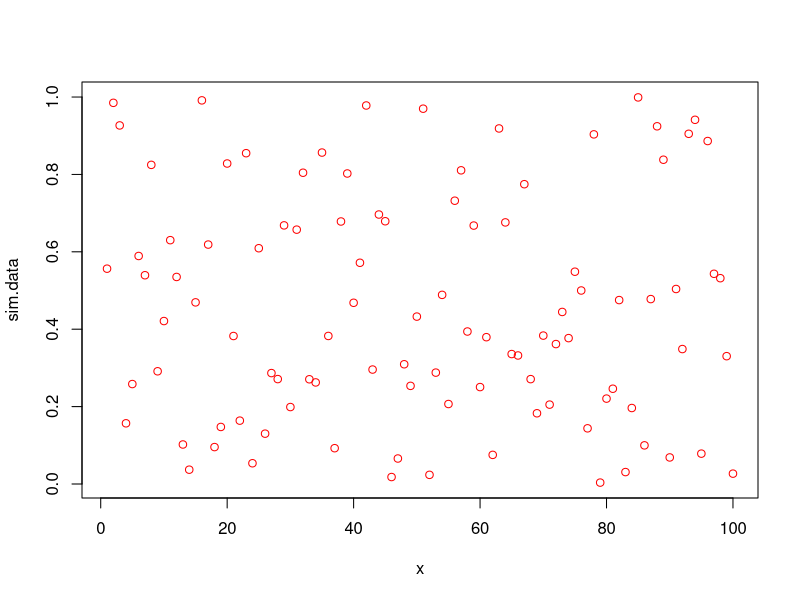
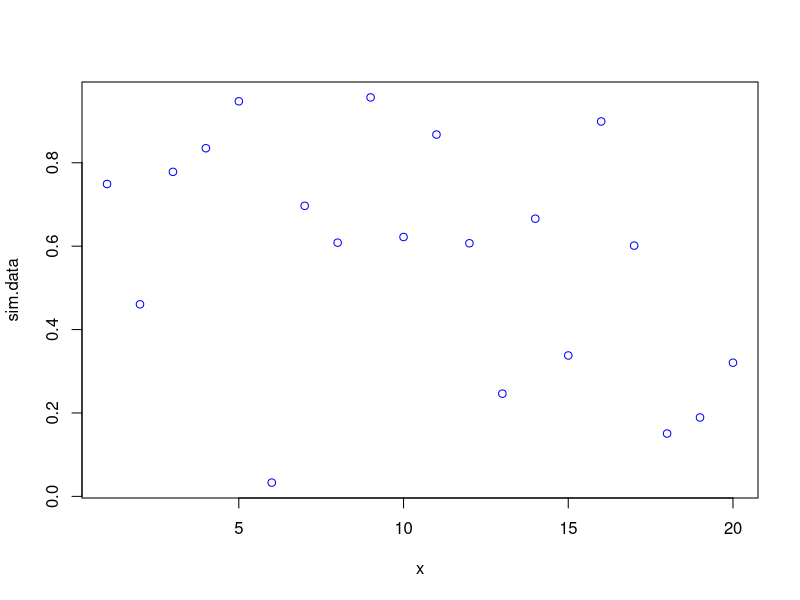
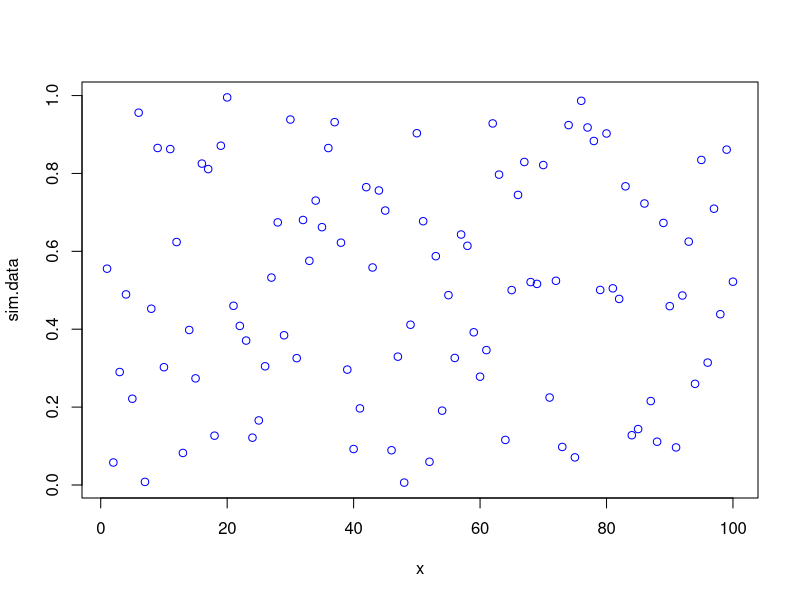

The R script that drew these images, in order: (Note: this script raises an error after producing the figures.)
###############################################
###############################################
## Generic and methods functions ##

## "plot()" example
methods(plot)
plot.methods <- methods(plot)
length(plot.methods)

## help pages
?plot    ## help page of the generic function
?plot.lm ## help page for the method function

## note that packages also contain methods functions
library(mgcv)
plot.methods.with.mgcv <- methods(plot)
length(plot.methods.with.mgcv)

## finding the methods
setdiff(plot.methods.with.mgcv, 
        plot.methods)
## e.g. plot.gam() only exist in {mgcv}



###############################
###############################
## writing your own function ##

## pseudo-code
# function.Name <- function(arguments){body of the function}

## a simple example
my.mean <- function(x){
  N <- length(x)
  Sum <- sum(x)
  computed.mean <- Sum / N
  return(computed.mean)
}

v.1 <- rnorm(n = 10^3, mean = 2)
v.2 <- rnorm(n = 10^3, mean = 2)

my.mean(v.1)


## return more than one object (and name them)
my.mean.sd <- function(x){
  N <- length(x)
  Sum <- sum(x)
  my.mean <- Sum / N
  my.sd <- sd(x)
  
  return(c(average = my.mean, std = my.sd))
}

my.mean.sd(v.1)


## several arguments (with and without defaults)
my.plot <- function(N = 100, ColOur = "blue"){
  sim.data <- runif(n = N)
  x <- 1:N
  plot(sim.data ~ x, col = ColOur)
}

my.plot(ColOur = "red")
my.plot(N = 20, ColOur = "blue")
my.plot()


## the "..." argument
my.plot(ColOur = "green", main = "Some sim data")

my.plot_2 <- function(N = 100, ColOur, ...){
  sim.data <- runif(n = N)
  x <- 1:N
  plot(sim.data ~ x, col = ColOur, ...)
}

my.plot_2(ColOur = "green", main = "Some sim data")


## further details
## debug() and traceback()
## note that "x" only exist within the function (in its environment)
## the object returned can also be a vector/list/..



#################
#################
## source code ##

## to get the source code of a function, type its name without round brackets

lm
my.plot
write.csv
read.table
summary ## the generic function
summary.lm ## the method function



#########################
#########################
## Regular expressions ##

v.char <- c("Anna", "Anna ", "Johnny Cashout", "12 Luc @")
## number of characthers
nchar(v.char)

## get first three characters
substr(v.char, start = 1, stop = 3)

## contains "c" 
grepl(v.char, pattern = "c")

## contains "c" (which element?)
grep(v.char, pattern = "c")

## contains "c" or "C"
grepl(v.char, pattern = "c", ignore.case = TRUE)

## starts with "a"
grep(v.char, pattern = "^A")

## ends with "t"
grep(v.char, pattern = "out$")

## starts with a letter (any letter, any case)
grep(v.char, pattern = "^[A-z]")

## starts with a number
grep(v.char, pattern = "^[0-9]")

## substitute some text
gsub(v.char, pattern = "Anna", replacement = "Annamaria")


## very fancy... ##
## extract a group
v.char.2 <- c("agagamemem 12 Euro",
              "A 13 CHF",
              "ZZ 24 Dollars")
gsub(v.char.2, pattern = "\\s", replacement = "--")
## gets the empty space and replaces it with ""

gsub(v.char.2, pattern = "([A-z]+\\s)([0-9]+)(.+)", 
     replacement = "\\2")
## finds 3 groups 
## 1. any letters one several times ended by an empty space
## 2. any number one or several times
## 3. anything (number of letter) one or several times
## replace all with the second group



#########################
#########################
## Various ##

## recoding factors example ##
# require(magrittr)
# require(dplyr)
require(forcats)

str(iris)
table(iris$Species)

iris <- iris %>% 
  mutate(species_new = fct_recode(Species, 
                                  "A" = "versicolor",
                                  "B" = "setosa",
                                  "C" = "virginica"))
table(iris$species_new)
